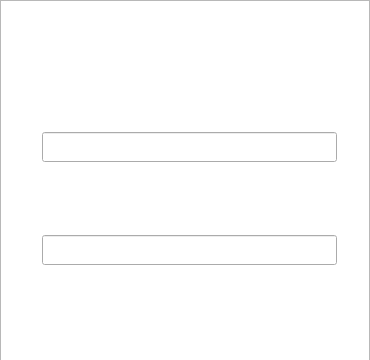
<?xml version="1.0" encoding="UTF-8"?>
<ui version="4.0">
 <class>MainWindow</class>
 <widget class="QMainWindow" name="MainWindow">
  <property name="geometry">
   <rect>
    <x>0</x>
    <y>0</y>
    <width>370</width>
    <height>360</height>
   </rect>
  </property>
  <property name="minimumSize">
   <size>
    <width>370</width>
    <height>360</height>
   </size>
  </property>
  <property name="maximumSize">
   <size>
    <width>370</width>
    <height>360</height>
   </size>
  </property>
  <property name="windowTitle">
   <string>MainWindow</string>
  </property>
  <widget class="QWidget" name="centralwidget">
   <widget class="QGraphicsView" name="graphicsView">
    <property name="geometry">
     <rect>
      <x>0</x>
      <y>0</y>
      <width>370</width>
      <height>365</height>
     </rect>
    </property>
    <property name="minimumSize">
     <size>
      <width>370</width>
      <height>365</height>
     </size>
    </property>
    <property name="maximumSize">
     <size>
      <width>370</width>
      <height>360</height>
     </size>
    </property>
    <property name="styleSheet">
     <string notr="true">background-image: url(:/img/log.png); background-position: center; background-repeat: no-repeat;</string>
    </property>
   </widget>
   <widget class="QLineEdit" name="setlog">
    <property name="geometry">
     <rect>
      <x>42</x>
      <y>132</y>
      <width>295</width>
      <height>30</height>
     </rect>
    </property>
   </widget>
   <widget class="QLineEdit" name="setpass">
    <property name="geometry">
     <rect>
      <x>42</x>
      <y>235</y>
      <width>295</width>
      <height>30</height>
     </rect>
    </property>
   </widget>
   <widget class="QPushButton" name="btn_log">
    <property name="geometry">
     <rect>
      <x>200</x>
      <y>302</y>
      <width>151</width>
      <height>41</height>
     </rect>
    </property>
    <property name="styleSheet">
     <string notr="true">#btn_log {border:none; 	background-image: url(:/img/btn.jpg); background-position: center; background-repeat: no-repeat;}

#btn_log:hover {border:none; 	background-image:url(:/img/hover_btn.jpg); background-position: center; background-repeat: no-repeat;}

#btn_log:pressed {border:none; 	background-image: url(:/img/push_btn.png); background-position: center; background-repeat: no-repeat;}




/*background-image: url(:/img/push_btn.jpg);  background-position: center; background-repeat: no-repeat;}*/</string>
    </property>
    <property name="text">
     <string/>
    </property>
   </widget>
   <widget class="QPushButton" name="btn_reg">
    <property name="geometry">
     <rect>
      <x>220</x>
      <y>10</y>
      <width>151</width>
      <height>41</height>
     </rect>
    </property>
    <property name="styleSheet">
     <string notr="true">#btn_reg {border:none; 	background-image: url(:/img/register.png); background-position: center; background-repeat: no-repeat;}

#btn_reg:hover {border:none; 	background-image:url(:/img/register_hover.png); background-position: center; background-repeat: no-repeat;}

#btn_reg:pressed {border:none; 	background-image:url(:/img/register_press.png); background-position: center; background-repeat: no-repeat;}




/*background-image: url(:/img/push_btn.jpg);  background-position: center; background-repeat: no-repeat;}*/</string>
    </property>
    <property name="text">
     <string/>
    </property>
   </widget>
  </widget>
 </widget>
 <resources>
  <include location="img/src.qrc"/>
 </resources>
 <connections/>
</ui>
